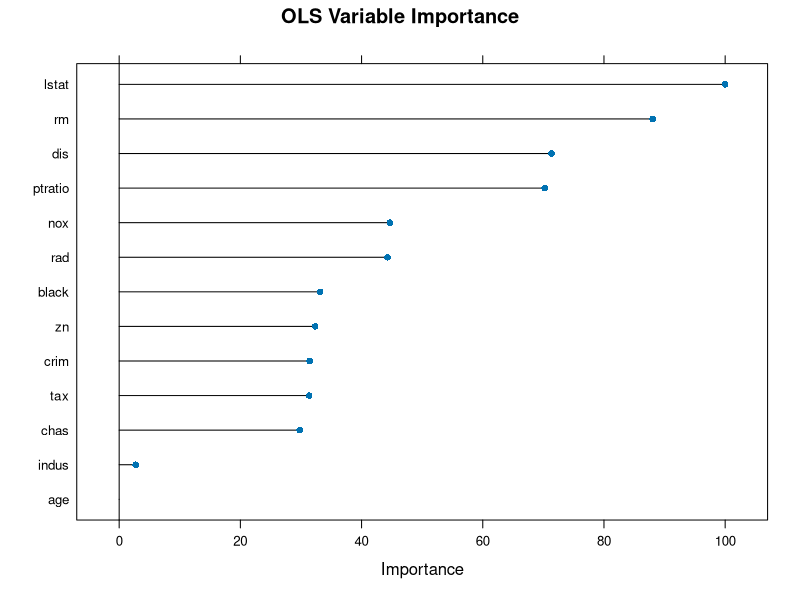
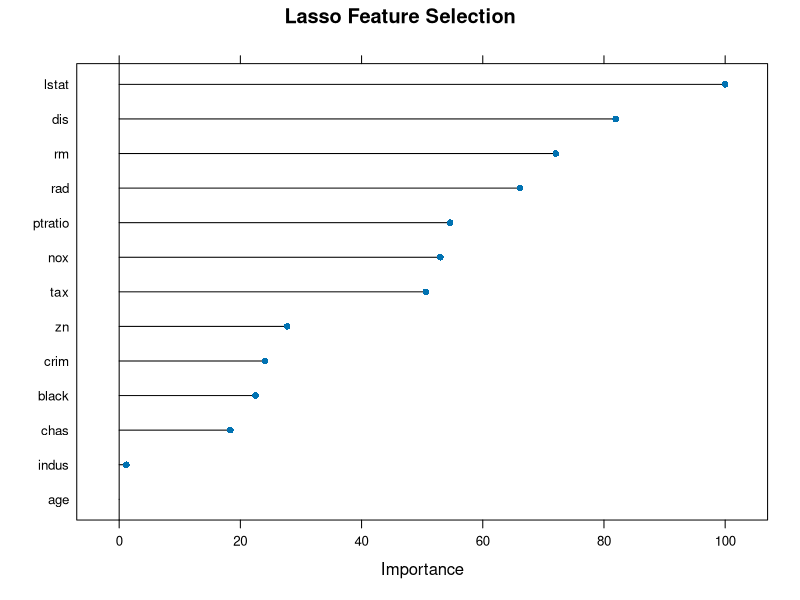
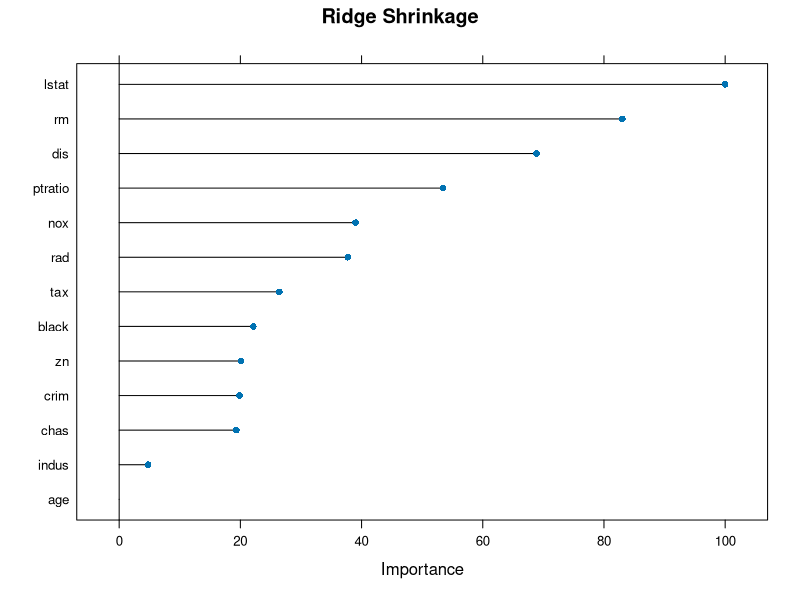
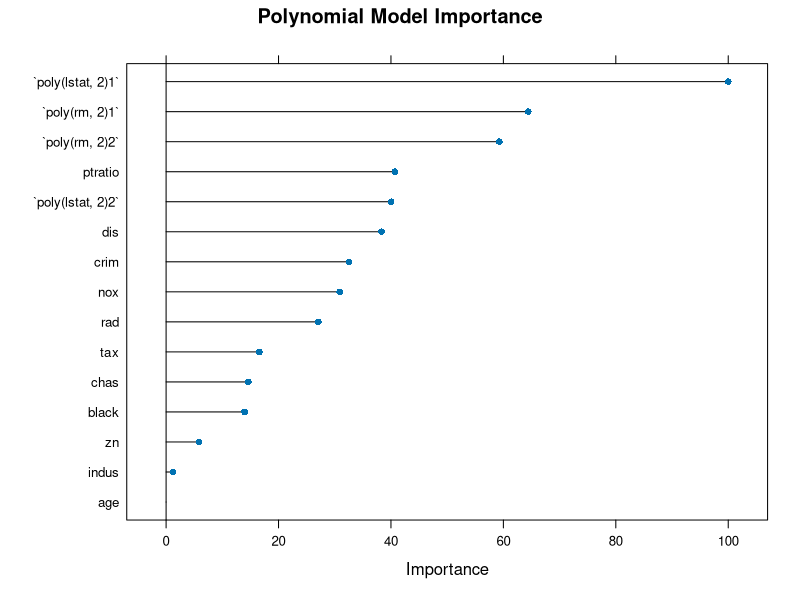

These charts were generated, in order, by the following R code:
## ---- chunk 1
library(readr)
library(ggplot2)
library(tidyr)
library(MASS)
library(leaps)
library(glmnet)
library(caret)
## ---- chunk 2
train_data <- read_csv("train_data.csv")
test_data <- read_csv("test_data.csv")
data <- read_csv("data.csv")

train_control <- trainControl(method = "cv", number = 10)
## ---- chunk 3
#Training Models
set.seed(4305)
#1. Baseline Model: OLS
model_ols <- train(medv ~ ., data = data, 
                   method = "lm", 
                   trControl = train_control)

#2. Ridge Regression
model_ridge <- train(medv ~ ., data = data, 
                     method = "glmnet", 
                     trControl = train_control,
                     preProcess = c("center", "scale"),
                     tuneGrid = expand.grid(alpha = 0, lambda = seq(0.01, 1, by = 0.05)))

#3. Lasso Regression
model_lasso <- train(medv ~ ., data = data, 
                     method = "glmnet", 
                     trControl = train_control,
                     preProcess = c("center", "scale"),
                     tuneGrid = expand.grid(alpha = 1, lambda = seq(0.01, 1, by = 0.05)))

#4. Elastic Net Regression
model_elastic <- train(medv ~ ., data = data, 
                     method = "glmnet", 
                     trControl = train_control,
                     preProcess = c("center", "scale"),
                     tuneGrid = expand.grid(alpha = 0.5, lambda = seq(0.01, 1, by = 0.05)))

#5. Stepwise (Backwards)
model_bwd <- train(medv ~ ., data = data, 
                   method = "leapBackward", 
                   trControl = train_control,
                   tuneGrid = data.frame(nvmax = 1:13))

#6. Stepwise (Forward)
model_fwd <- train(medv ~ ., data = data, 
                   method = "leapForward", 
                   trControl = train_control,
                   tuneGrid = data.frame(nvmax = 1:13))

#7. Polynomial Regression 
# For non-linear variables identified in EDA (lstat and rm)
model_poly <- train(medv ~ poly(lstat, 2) + poly(rm, 2) + crim + zn + 
                      indus + chas + nox + age + dis + rad + tax + ptratio + black, 
                    data = data, 
                    method = "lm", 
                    trControl = train_control)

#8. K-Nearest neighbours
model_knn <- train(medv ~ ., data = data, 
                   method = "knn", 
                   preProcess = c("center", "scale"),
                   trControl = train_control,
                   tuneLength = 10)
## ---- chunk 4
#consolidating CV for each model
results <- resamples(list(
  OLS = model_ols,
  Ridge = model_ridge,
  Lasso = model_lasso,
  ElasticNet = model_elastic,
  ForwardStep = model_fwd,
  BackwardStep = model_bwd,
  Polynomial = model_poly,
  KNN = model_knn
))

summary(results)

#RMSE
model_rmse_mean <- summary(results)$statistics$RMSE[,"Mean"]
rmse_summary <- data.frame(Model = names(model_rmse_mean),
                           Mean_RMSE = model_rmse_mean)
rmse_summary[order(rmse_summary$Mean_RMSE), ]


#R-squared
model_r2_mean <- summary(results)$statistics$Rsquared[,"Mean"]
r2_summary <- data.frame(Model = names(model_r2_mean),
                         Mean_Rsquared = model_r2_mean)
r2_summary[order(r2_summary$Mean_Rsquared, decreasing = TRUE), ]


#MAE
model_mae_mean <- summary(results)$statistics$MAE[,"Mean"]
mae_summary <- data.frame(Model = names(model_mae_mean),
                          Mean_MAE = model_mae_mean)
mae_summary[order(mae_summary$Mean_MAE), ]

## ---- chunk 5
#interpretation of coefficients
summary(model_ols$finalModel)
summary(model_poly$finalModel)
summary(model_fwd$bestTune)
summary(model_bwd$finalModel)

# Variable Importance 
plot(varImp(model_ols), main = "OLS Variable Importance")
plot(varImp(model_lasso), main = "Lasso Feature Selection")
plot(varImp(model_ridge), main = "Ridge Shrinkage")
plot(varImp(model_poly), main = "Polynomial Model Importance")
